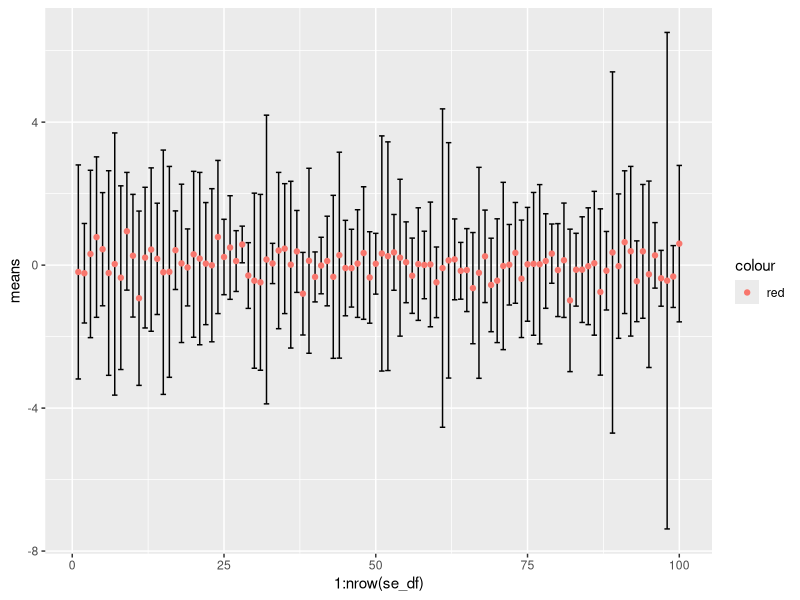

Generate this figure with R:
## ---- chunk 1
library(ggplot2)
# Set the number of samples
n_samples <- 100

# Set the number of observations for each sample set
n_obs <- 10

# Create a vector of means for each of the n_samples observations
n_samples_means <- c()
n_samples_vars <- c()

for (int in 1:n_samples){
  # draw observations from a standard normal (note, these could also be called samples)
  obs <- rnorm(n_obs)
  
  # calculate the mean of the observations
  obs_mean <-mean(obs)
  
  # add these means to the vector of means
  n_samples_means <- c(n_samples_means, obs_mean)
  
  # calculate the variances of the observations
  obs_vars <- var(obs)
  
  # add these to the vector of variances
  n_samples_vars <- c(n_samples_vars, obs_vars)
  
}

se_df <- data.frame(means = n_samples_means, vars = n_samples_vars, n = n_obs)

se_df$se_upper <- se_df$means + (1.96*se_df$vars)
se_df$se_lower <- se_df$means - (1.96*se_df$vars)

ggplot(data = se_df) +
  geom_errorbarh(aes(xmin = se_lower, xmax = se_upper, x = means, y = 1:nrow(se_df))) +
  geom_point(aes(x = means, y = 1:nrow(se_df), colour = "red")) +
  coord_flip()
